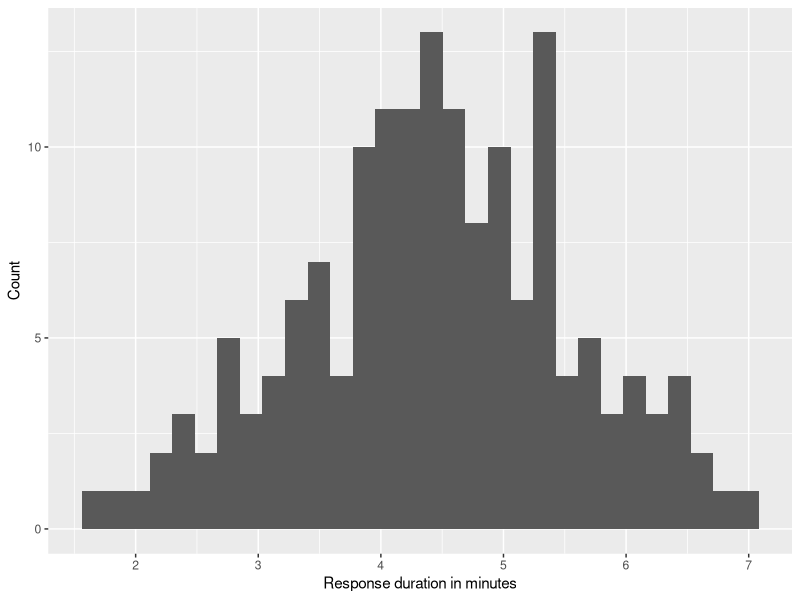
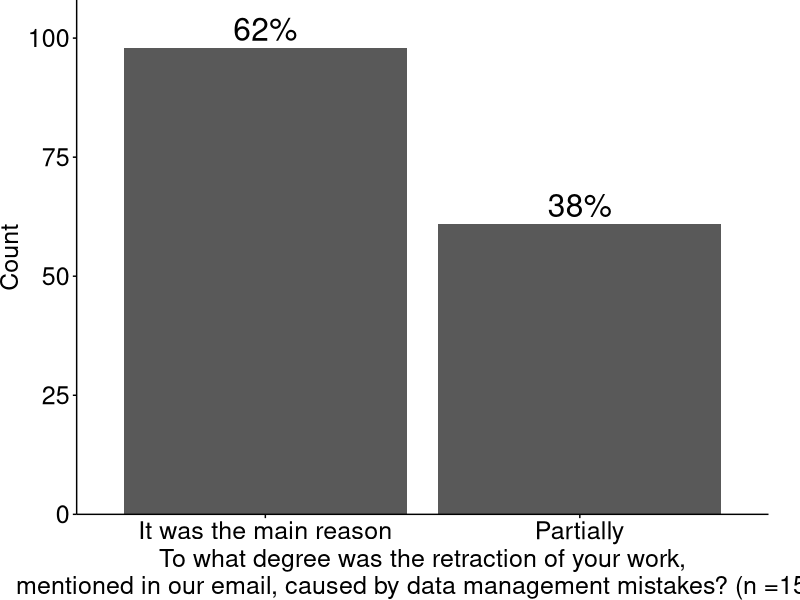
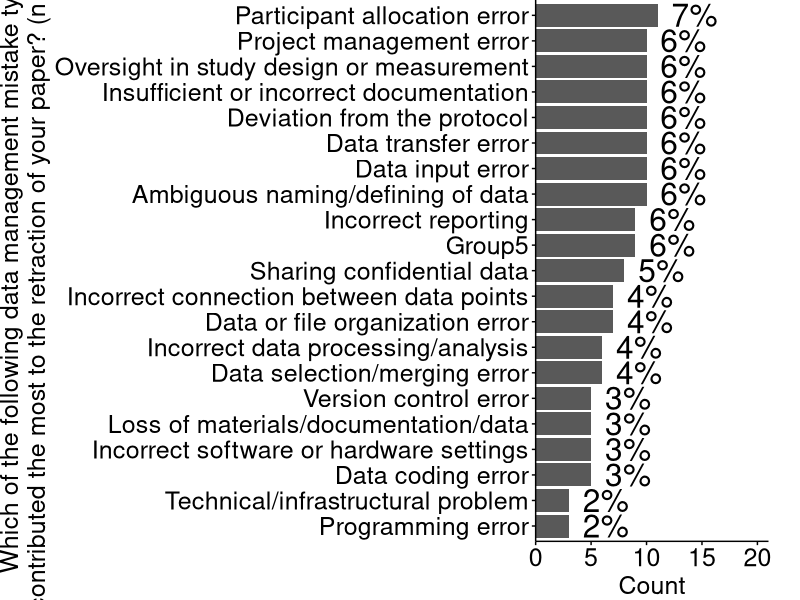
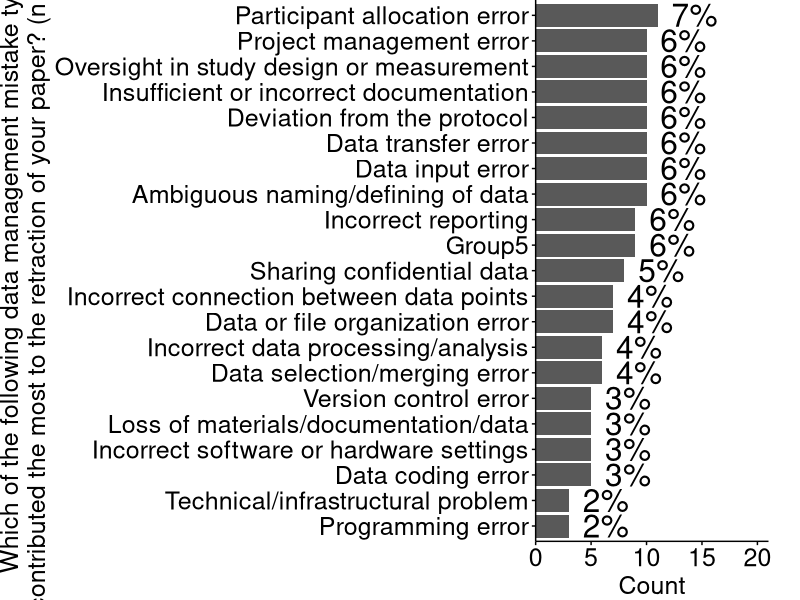
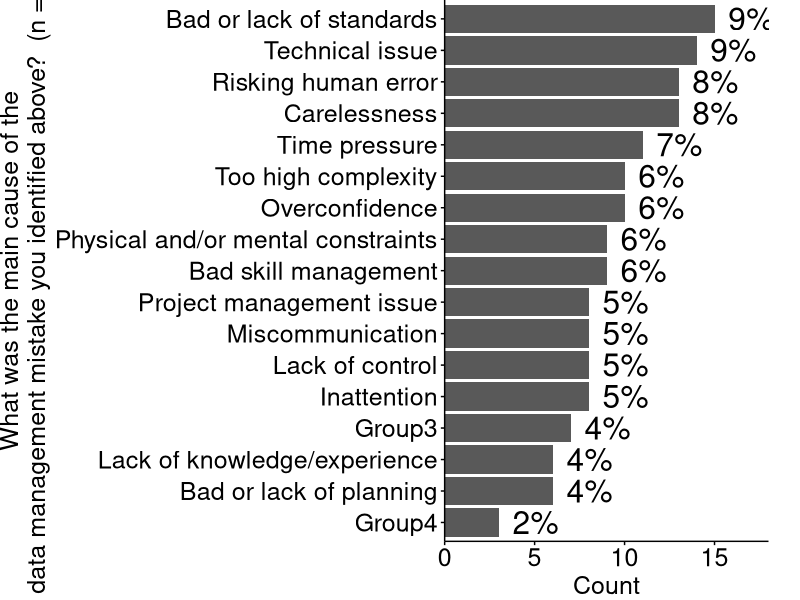
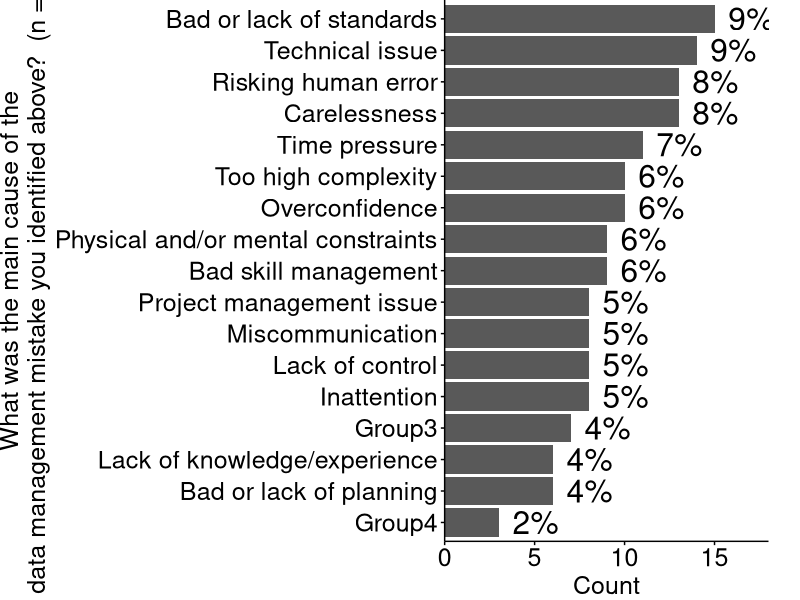
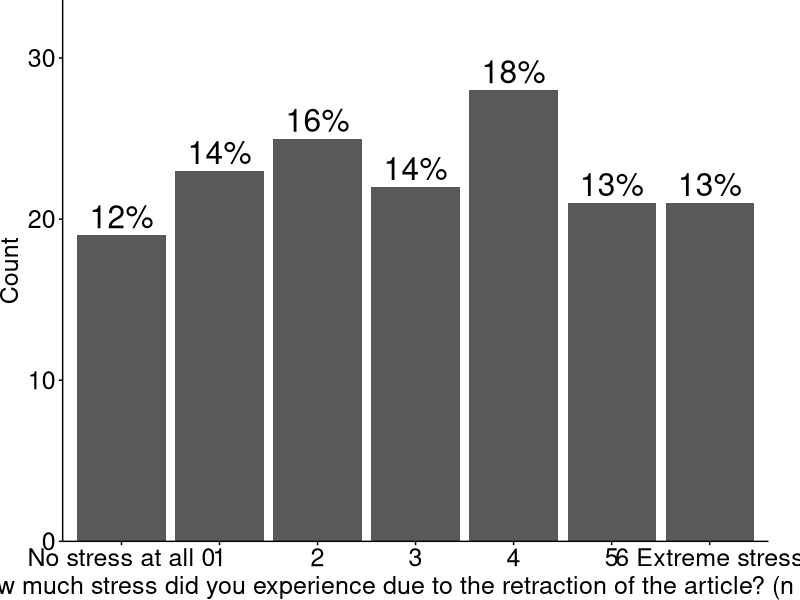
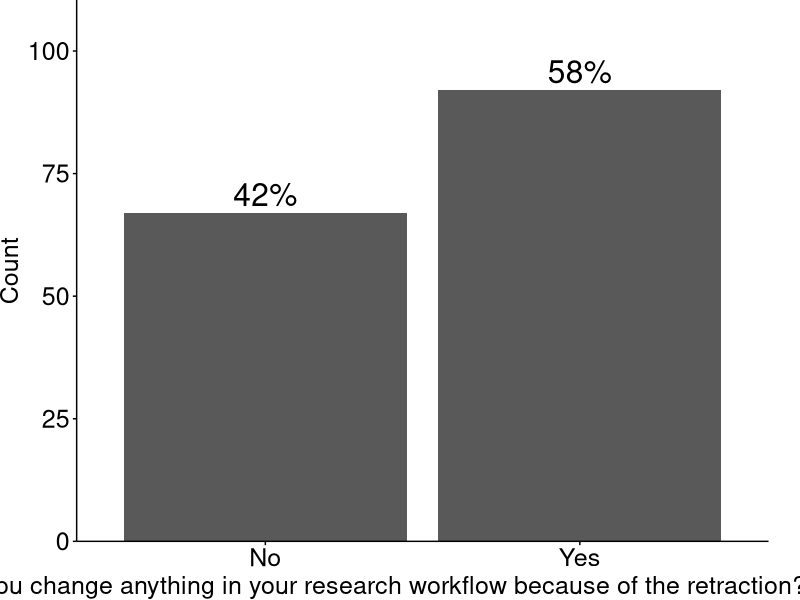

Recreate these plots in R, in order.
## ---- chunk 1
knitr::opts_chunk$set(echo = TRUE)
library(tidyverse)
library(here)
## ---- chunk 2
processed <- read_csv(here("data/processed/retractionwatch_processed_simulated_data.csv"))
## ---- chunk 3
# We will only need the duration in minutes for the main analysis so we calculate it here
processed <-
  processed %>% 
  mutate(duration_in_mins = duration_in_seconds / 60)

processed %>% 
  ggplot() +
  aes(x = duration_in_mins) +
  geom_histogram() +
  labs(
    x = "Response duration in minutes",
    y = "Count"
  )
## ---- chunk 4
# With percentage
mistake_reason_plot_data <- 
  processed %>%
  select(reason_mistake) %>% 
  mutate(reason_mistake = factor(reason_mistake, levels = c(
        "It was the main reason",
        "Partially",
        "Not at all"
      ))) %>% 
  count(reason_mistake) %>% 
  ungroup() %>% 
  mutate(N = sum(n),
         percentage = round(n / N * 100, 0))

y_max <- max(mistake_reason_plot_data$n) + 10
  
mistake_reason_plot <- 
  mistake_reason_plot_data %>% 
  ggplot() +
  aes(x = reason_mistake, y = n) +
  geom_bar(stat = "identity") +
  geom_text(aes(label = paste0(percentage, "%")), size = 8, vjust = -0.3) +
  labs(x = paste0("To what degree was the retraction of your work,\nmentioned in our email, caused by data management mistakes? (n =", unique(mistake_reason_plot_data$N), ")"),
       y = "Count") +
  scale_y_continuous(expand = c(0,0), limit = c(0, y_max)) +
  theme(axis.ticks = element_line(color = "black"),
        axis.line = element_line(color = "black"),
        axis.text = element_text(color = "black", size = 18),
        panel.background = element_blank(),
        axis.title = element_text(size = 18),
        plot.margin = unit(c(0,0.8,0,0), "cm"))

mistake_reason_plot
## ---- chunk 5
mistake_type_plot_data <-
  processed %>% 
  # Excluding irrelevant responses
  filter(mistake_type != "Irrelevant") %>% 
  select(mistake_type) %>% 
  count(mistake_type) %>% 
  ungroup() %>% 
  mutate(N = sum(n),
         percentage = round(n / N * 100, 0)) %>% 
  arrange(desc(n))

y_max <- max(mistake_type_plot_data$n) + 10
  
mistake_type_plot <-
  mistake_type_plot_data %>% 
  filter(n > 1) %>% 
  ggplot() +
  aes(x = reorder(mistake_type, n), y = n) +
  geom_bar(stat = "identity") +
  geom_text(aes(label = paste0(percentage, "%")), size = 8, hjust = -0.3) +
  labs(x = paste0("Which of the following data management mistake type\ncontributed the most to the retraction of your paper? (n =", unique(mistake_type_plot_data$N), ")"),
       y = "Count") +
  coord_flip() +
  scale_y_continuous(expand = c(0,0), limit = c(0, y_max)) +
  theme(
    axis.ticks = element_line(color = "black"),
    axis.line = element_line(color = "black"),
    axis.text = element_text(color = "black", size = 18),
    panel.background = element_blank(),
    axis.title = element_text(size = 18),
    plot.margin = unit(c(0,0.8,0,0), "cm")
    )

mistake_type_plot
## ---- chunk 6
processed %>% 
  filter(mistake_type == "Irrelevant") %>%
  nrow()
## ---- chunk 7
mistake_type_all_plot <-
  mistake_type_plot_data %>% 
  ggplot() +
  aes(x = reorder(mistake_type, n), y = n) +
  geom_bar(stat = "identity") +
  geom_text(aes(label = paste0(percentage, "%")), size = 8, hjust = -0.3) +
  labs(x = paste0("Which of the following data management mistake type\ncontributed the most to the retraction of your paper? (n =", unique(mistake_type_plot_data$N), ")"),
       y = "Count") +
  coord_flip() +
  scale_y_continuous(expand = c(0,0), limit = c(0, y_max)) +
  theme(
    axis.ticks = element_line(color = "black"),
    axis.line = element_line(color = "black"),
    axis.text = element_text(color = "black", size = 18),
    panel.background = element_blank(),
    axis.title = element_text(size = 18),
    plot.margin = unit(c(0,0.8,0,0), "cm")
    )

mistake_type_all_plot
## ---- chunk 8
mistake_cause_plot_data <-
  processed %>% 
  select(mistake_cause) %>% 
  # Excluding irrelevant responses
  filter(mistake_cause != "Irrelevant") %>% 
  count(mistake_cause) %>% 
  ungroup() %>% 
  mutate(N = sum(n),
         percentage = round(n / N * 100, 0)) %>% 
  arrange(desc(n))

y_max <- max(mistake_cause_plot_data$n) * 1.2
  
mistake_cause_plot <-
  mistake_cause_plot_data %>% 
  filter(n > 1) %>% 
  ggplot() +
  aes(x = reorder(mistake_cause, n), y = n) +
  geom_bar(stat = "identity") +
  geom_text(aes(label = paste0(percentage, "%")), size = 8, hjust = -0.3) +
  labs(x = paste0("What was the main cause of the\ndata management mistake you identified above?  (n =", unique(mistake_cause_plot_data$N), ")"),
       y = "Count") +
  coord_flip() +
  scale_y_continuous(expand = c(0,0), limit = c(0, y_max)) +
  theme(
    axis.ticks = element_line(color = "black"),
    axis.line = element_line(color = "black"),
    axis.text = element_text(color = "black", size = 18),
    panel.background = element_blank(),
    axis.title = element_text(size = 18),
    plot.margin = unit(c(0,0.8,0,0), "cm")
    )

mistake_cause_plot
## ---- chunk 9
processed %>% 
  filter(mistake_cause == "Irrelevant") %>%
  nrow()
## ---- chunk 10
mistake_cause_plot <-
  mistake_cause_plot_data %>% 
  ggplot() +
  aes(x = reorder(mistake_cause, n), y = n) +
  geom_bar(stat = "identity") +
  geom_text(aes(label = paste0(percentage, "%")), size = 8, hjust = -0.3) +
  labs(x = paste0("What was the main cause of the\ndata management mistake you identified above?  (n =", unique(mistake_cause_plot_data$N), ")"),
       y = "Count") +
  coord_flip() +
  scale_y_continuous(expand = c(0,0), limit = c(0, y_max)) +
  theme(
    axis.ticks = element_line(color = "black"),
    axis.line = element_line(color = "black"),
    axis.text = element_text(color = "black", size = 18),
    panel.background = element_blank(),
    axis.title = element_text(size = 18),
    plot.margin = unit(c(0,0.8,0,0), "cm")
    )

mistake_cause_plot
## ---- chunk 11
stress_plot_data <-
  processed %>% 
  select(stress) %>% 
  count(stress) %>% 
  ungroup() %>% 
  mutate(
    N = sum(n),
    percentage = round(n / N * 100, 0),
    stress = case_when(
      stress == 0 ~ "No stress at all 0",
      stress == 1 ~ "1",
      stress == 2 ~ "2",
      stress == 3 ~ "3",
      stress == 4 ~ "4",
      stress == 5 ~ "5",
      stress == 6 ~ "6 Extreme stress"
      ),
    stress = factor(stress, levels = c("No stress at all 0" , "1" , "2" , "3" , "4" , "5" , "6 Extreme stress"))
    )

y_max <- max(stress_plot_data$n) * 1.2

stress_plot <-
  stress_plot_data %>% 
  ggplot() +
  aes(x = stress, y = n) +
  geom_bar(stat = "identity") +
  geom_text(aes(label = paste0(percentage, "%")), size = 8, vjust = -0.3) +
  labs(x = paste0("How much stress did you experience due to the retraction of the article? (n =", unique(stress_plot_data$N), ")"),
       y = "Count") +
  scale_y_continuous(expand = c(0,0), limit = c(0, y_max)) +
  theme(
    axis.ticks = element_line(color = "black"),
    axis.line = element_line(color = "black"),
    axis.text = element_text(color = "black", size = 18),
    panel.background = element_blank(),
    axis.title = element_text(size = 18),
    plot.margin = unit(c(0,0.8,0,0), "cm")
    )

stress_plot
## ---- chunk 12
# Median
median(processed$stress, na.rm = TRUE)

# Quantile 25%
quantile(processed$stress, .25, na.rm = TRUE)

# Quantile 75%
quantile(processed$stress, .27, na.rm = TRUE)
## ---- chunk 13
workflow_plot_data <-
  processed %>% 
  select(workflow) %>% 
  count(workflow) %>% 
  ungroup() %>% 
  mutate(
    N = sum(n),
    percentage = round(n / N * 100, 0)
    )

y_max <- max(workflow_plot_data$n) * 1.2

workflow_plot <-
  workflow_plot_data %>% 
  ggplot() +
  aes(x = workflow, y = n) +
  geom_bar(stat = "identity") +
  geom_text(aes(label = paste0(percentage, "%")), size = 8, vjust = -0.3) +
  labs(x = paste0("Did you change anything in your research workflow because of the retraction? (n =", unique(workflow_plot_data$N), ")"),
       y = "Count") +
  scale_y_continuous(expand = c(0,0), limit = c(0, y_max)) +
  theme(
    axis.ticks = element_line(color = "black"),
    axis.line = element_line(color = "black"),
    axis.text = element_text(color = "black", size = 18),
    panel.background = element_blank(),
    axis.title = element_text(size = 18),
    plot.margin = unit(c(0,0.8,0,0), "cm")
    )

workflow_plot
